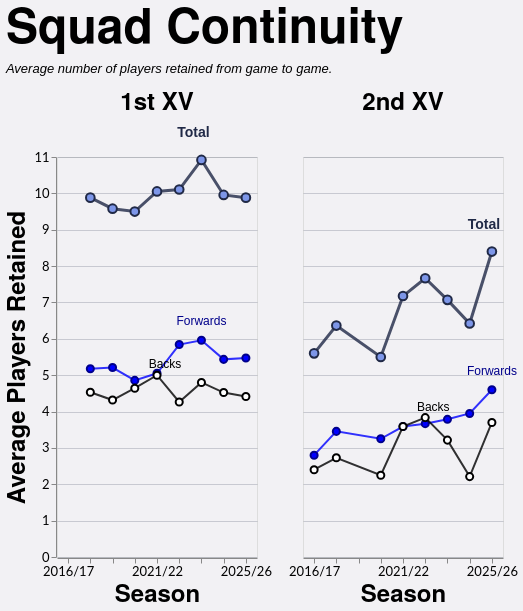

Vega-Lite specification stored for this chart:
### Vega-Lite specification from a JSON file in a GitHub repository (floating-point values rounded to 4 significant figures)
{"config": {"axis": {"labelFont": "Lato, sans-serif", "titleFont": "PT Sans Narrow, Helvetica Neue, Helvetica, Arial, sans-serif", "labelFontSize": 13, "titleFontSize": 24, "gridColor": "#202947", "gridOpacity": 0.2}, "header": {"labelFont": "PT Sans Narrow, Helvetica Neue, Helvetica, Arial, sans-serif", "titleFont": "PT Sans Narrow, Helvetica Neue, Helvetica, Arial, sans-serif", "labelFontSize": 24, "titleFontSize": 28, "labelFontWeight": "bold", "orient": "left"}, "legend": {"labelFont": "Lato, sans-serif", "titleFont": "PT Sans Narrow, Helvetica Neue, Helvetica, Arial, sans-serif", "labelFontSize": 14, "titleFontSize": 16, "titlePadding": 5, "fillColor": "white", "strokeColor": "black", "padding": 10, "titleFontWeight": "lighter", "titleFontStyle": "italic", "titleColor": "gray", "offset": 10}, "title": {"font": "PT Sans Narrow, Helvetica Neue, Helvetica, Arial, sans-serif", "fontSize": 48, "fontWeight": "bold", "anchor": "start", "align": "center", "titlePadding": 20, "subtitlePadding": 10, "subtitleFontSize": 13, "subtitleColor": "", "subtitleFontStyle": "italic", "offset": 15, "color": "black"}, "axisX": {"labelAngle": 0}, "facet": {"title": null, "header": null, "align": {"row": "each", "column": "each"}}, "resolve": {"scale": {"y": "independent", "facet": "independent"}}, "background": "#f2f1f4"}, "data": {"name": "data-3f009451f90ce692204892a1ca26336b"}, "facet": {"column": {"field": "squad", "header": {"labelExpr": "datum.value + ' XV'", "labelFontSize": 24}, "sort": ["1st", "2nd"], "title": null, "type": "nominal"}}, "spec": {"layer": [{"mark": {"type": "line", "color": "#202946", "opacity": 0.8, "point": {"filled": true, "color": "#7d96e8", "stroke": "#202946", "size": 75, "strokeWidth": 2}, "strokeWidth": 3}, "encoding": {"detail": [{"field": "unit", "type": "nominal"}], "tooltip": [{"field": "season", "title": "Season", "type": "ordinal"}, {"field": "squad", "title": "Squad", "type": "nominal"}, {"field": "unit", "title": "Unit", "type": "nominal"}, {"field": "retained", "format": ".1f", "title": "Avg Retained", "type": "quantitative"}], "x": {"axis": {"labelAngle": 0, "labelOverlap": "parity"}, "field": "season", "sort": "ascending", "title": "Season", "type": "ordinal"}, "y": {"axis": {"tickMinStep": 1}, "field": "retained", "scale": {"zero": true}, "title": "Average Players Retained", "type": "quantitative"}}, "transform": [{"filter": "(datum.unit === 'Total')"}]}, {"mark": {"type": "line", "color": "blue", "opacity": 0.8, "point": {"filled": true, "color": "blue", "stroke": "darkblue", "size": 50, "strokeWidth": 2}, "strokeWidth": 2}, "encoding": {"detail": [{"field": "unit", "type": "nominal"}], "tooltip": [{"field": "season", "title": "Season", "type": "ordinal"}, {"field": "squad", "title": "Squad", "type": "nominal"}, {"field": "unit", "title": "Unit", "type": "nominal"}, {"field": "retained", "format": ".1f", "title": "Avg Retained", "type": "quantitative"}], "x": {"axis": {"labelAngle": 0, "labelOverlap": "parity"}, "field": "season", "sort": "ascending", "title": "Season", "type": "ordinal"}, "y": {"axis": {"tickMinStep": 1}, "field": "retained", "scale": {"zero": true}, "title": "Average Players Retained", "type": "quantitative"}}, "transform": [{"filter": "(datum.unit === 'Forwards')"}]}, {"mark": {"type": "line", "color": "black", "opacity": 0.8, "point": {"filled": true, "color": "white", "stroke": "black", "size": 50, "strokeWidth": 2}, "strokeWidth": 2}, "encoding": {"detail": [{"field": "unit", "type": "nominal"}], "tooltip": [{"field": "season", "title": "Season", "type": "ordinal"}, {"field": "squad", "title": "Squad", "type": "nominal"}, {"field": "unit", "title": "Unit", "type": "nominal"}, {"field": "retained", "format": ".1f", "title": "Avg Retained", "type": "quantitative"}], "x": {"axis": {"labelAngle": 0, "labelOverlap": "parity"}, "field": "season", "sort": "ascending", "title": "Season", "type": "ordinal"}, "y": {"axis": {"tickMinStep": 1}, "field": "retained", "scale": {"zero": true}, "title": "Average Players Retained", "type": "quantitative"}}, "transform": [{"filter": "(datum.unit === 'Backs')"}]}, {"mark": {"type": "text", "align": "center", "baseline": "bottom", "color": "#202946", "dx": -8, "dy": -20, "fontSize": 14, "fontWeight": "bold"}, "encoding": {"detail": [{"field": "unit", "type": "nominal"}], "text": {"value": "Total"}, "tooltip": [{"field": "season", "title": "Season", "type": "ordinal"}, {"field": "squad", "title": "Squad", "type": "nominal"}, {"field": "unit", "title": "Unit", "type": "nominal"}, {"field": "retained", "format": ".1f", "title": "Avg Retained", "type": "quantitative"}], "x": {"field": "season", "type": "ordinal"}, "y": {"field": "retained", "type": "quantitative"}}, "transform": [{"filter": "(datum.unit === 'Total')"}, {"calculate": "toNumber(split(datum.season, '/')[0])", "as": "season_order"}, {"joinaggregate": [{"op": "max", "field": "retained", "as": "max_value"}], "groupby": ["squad"]}, {"filter": "datum.retained == datum.max_value"}, {"window": [{"op": "row_number", "field": "", "as": "rank"}], "groupby": ["squad"], "sort": [{"field": "season_order", "order": "descending"}]}, {"filter": "datum.rank == 1"}]}, {"mark": {"type": "text", "align": "center", "baseline": "bottom", "color": "darkblue", "dx": 0, "dy": -12, "fontSize": 12, "fontWeight": "normal"}, "encoding": {"detail": [{"field": "unit", "type": "nominal"}], "text": {"value": "Forwards"}, "tooltip": [{"field": "season", "title": "Season", "type": "ordinal"}, {"field": "squad", "title": "Squad", "type": "nominal"}, {"field": "unit", "title": "Unit", "type": "nominal"}, {"field": "retained", "format": ".1f", "title": "Avg Retained", "type": "quantitative"}], "x": {"field": "season", "type": "ordinal"}, "y": {"field": "retained", "type": "quantitative"}}, "transform": [{"filter": "(datum.unit === 'Forwards')"}, {"calculate": "toNumber(split(datum.season, '/')[0])", "as": "season_order"}, {"joinaggregate": [{"op": "max", "field": "retained", "as": "max_value"}], "groupby": ["squad"]}, {"filter": "datum.retained == datum.max_value"}, {"window": [{"op": "row_number", "field": "", "as": "rank"}], "groupby": ["squad"], "sort": [{"field": "season_order", "order": "descending"}]}, {"filter": "datum.rank == 1"}]}, {"mark": {"type": "text", "align": "center", "baseline": "bottom", "color": "black", "dx": 8, "dy": -4, "fontSize": 12, "fontWeight": "normal"}, "encoding": {"detail": [{"field": "unit", "type": "nominal"}], "text": {"value": "Backs"}, "tooltip": [{"field": "season", "title": "Season", "type": "ordinal"}, {"field": "squad", "title": "Squad", "type": "nominal"}, {"field": "unit", "title": "Unit", "type": "nominal"}, {"field": "retained", "format": ".1f", "title": "Avg Retained", "type": "quantitative"}], "x": {"field": "season", "type": "ordinal"}, "y": {"field": "retained", "type": "quantitative"}}, "transform": [{"filter": "(datum.unit === 'Backs')"}, {"calculate": "toNumber(split(datum.season, '/')[0])", "as": "season_order"}, {"joinaggregate": [{"op": "max", "field": "retained", "as": "max_value"}], "groupby": ["squad"]}, {"filter": "datum.retained == datum.max_value"}, {"window": [{"op": "row_number", "field": "", "as": "rank"}], "groupby": ["squad"], "sort": [{"field": "season_order", "order": "descending"}]}, {"filter": "datum.rank == 1"}]}], "height": 400, "width": 200}, "spacing": 30, "title": {"text": "Squad Continuity", "subtitle": ["Average number of players retained from game to game."]}, "$schema": "https://vega.github.io/schema/vega-lite/v5.20.1.json", "datasets": {"data-3f009451f90ce692204892a1ca26336b": [{"season": "2017/18", "squad": "1st", "unit": "Total", "retained": 9.882}, {"season": "2017/18", "squad": "1st", "unit": "Forwards", "retained": 5.176}, {"season": "2017/18", "squad": "1st", "unit": "Backs", "retained": 4.529}, {"season": "2018/19", "squad": "1st", "unit": "Total", "retained": 9.579}, {"season": "2018/19", "squad": "1st", "unit": "Forwards", "retained": 5.211}, {"season": "2018/19", "squad": "1st", "unit": "Backs", "retained": 4.316}, {"season": "2019/20", "squad": "1st", "unit": "Total", "retained": 9.5}, {"season": "2019/20", "squad": "1st", "unit": "Forwards", "retained": 4.857}, {"season": "2019/20", "squad": "1st", "unit": "Backs", "retained": 4.643}, {"season": "2021/22", "squad": "1st", "unit": "Total", "retained": 10.05}, {"season": "2021/22", "squad": "1st", "unit": "Forwards", "retained": 5.053}, {"season": "2021/22", "squad": "1st", "unit": "Backs", "retained": 5.0}, {"season": "2022/23", "squad": "1st", "unit": "Total", "retained": 10.11}, {"season": "2022/23", "squad": "1st", "unit": "Forwards", "retained": 5.842}, {"season": "2022/23", "squad": "1st", "unit": "Backs", "retained": 4.263}, {"season": "2023/24", "squad": "1st", "unit": "Total", "retained": 10.92}, {"season": "2023/24", "squad": "1st", "unit": "Forwards", "retained": 5.96}, {"season": "2023/24", "squad": "1st", "unit": "Backs", "retained": 4.8}, {"season": "2024/25", "squad": "1st", "unit": "Total", "retained": 9.957}, {"season": "2024/25", "squad": "1st", "unit": "Forwards", "retained": 5.435}, {"season": "2024/25", "squad": "1st", "unit": "Backs", "retained": 4.522}, {"season": "2025/26", "squad": "1st", "unit": "Total", "retained": 9.882}, {"season": "2025/26", "squad": "1st", "unit": "Forwards", "retained": 5.471}, {"season": "2025/26", "squad": "1st", "unit": "Backs", "retained": 4.412}, {"season": "2016/17", "squad": "2nd", "unit": "Total", "retained": 5.6}, {"season": "2016/17", "squad": "2nd", "unit": "Forwards", "retained": 2.8}, {"season": "2016/17", "squad": "2nd", "unit": "Backs", "retained": 2.4}, {"season": "2017/18", "squad": "2nd", "unit": "Total", "retained": 6.364}, {"season": "2017/18", "squad": "2nd", "unit": "Forwards", "retained": 3.455}, {"season": "2017/18", "squad": "2nd", "unit": "Backs", "retained": 2.727}, {"season": "2019/20", "squad": "2nd", "unit": "Total", "retained": 5.5}, {"season": "2019/20", "squad": "2nd", "unit": "Forwards", "retained": 3.25}, {"season": "2019/20", "squad": "2nd", "unit": "Backs", "retained": 2.25}, {"season": "2021/22", "squad": "2nd", "unit": "Total", "retained": 7.176}, {"season": "2021/22", "squad": "2nd", "unit": "Forwards", "retained": 3.588}, {"season": "2021/22", "squad": "2nd", "unit": "Backs", "retained": 3.588}, {"season": "2022/23", "squad": "2nd", "unit": "Total", "retained": 7.667}, {"season": "2022/23", "squad": "2nd", "unit": "Forwards", "retained": 3.667}, {"season": "2022/23", "squad": "2nd", "unit": "Backs", "retained": 3.833}, {"season": "2023/24", "squad": "2nd", "unit": "Total", "retained": 7.071}, {"season": "2023/24", "squad": "2nd", "unit": "Forwards", "retained": 3.786}, {"season": "2023/24", "squad": "2nd", "unit": "Backs", "retained": 3.214}, {"season": "2024/25", "squad": "2nd", "unit": "Total", "retained": 6.421}, {"season": "2024/25", "squad": "2nd", "unit": "Forwards", "retained": 3.947}, {"season": "2024/25", "squad": "2nd", "unit": "Backs", "retained": 2.211}, {"season": "2025/26", "squad": "2nd", "unit": "Total", "retained": 8.4}, {"season": "2025/26", "squad": "2nd", "unit": "Forwards", "retained": 4.6}, {"season": "2025/26", "squad": "2nd", "unit": "Backs", "retained": 3.7}]}}
